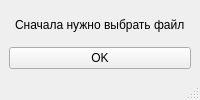
<?xml version="1.0" encoding="UTF-8"?>
<ui version="4.0">
 <class>ErrorWindow</class>
 <widget class="QMainWindow" name="ErrorWindow">
  <property name="windowTitle">
   <string>MainWindow</string>
  </property>
  <widget class="QWidget" name="centralwidget">
   <layout class="QVBoxLayout" name="verticalLayout">
    <item alignment="Qt::AlignHCenter">
     <widget class="QLabel" name="label">
      <property name="text">
       <string>Сначала нужно выбрать файл</string>
      </property>
     </widget>
    </item>
    <item>
     <widget class="QPushButton" name="error_btn">
      <property name="text">
       <string>OK</string>
      </property>
     </widget>
    </item>
   </layout>
  </widget>
  <widget class="QMenuBar" name="menubar">
   <property name="geometry">
    <rect>
     <x>0</x>
     <y>0</y>
     <width>202</width>
     <height>26</height>
    </rect>
   </property>
  </widget>
  <widget class="QStatusBar" name="statusbar"/>
 </widget>
 <resources/>
 <connections/>
</ui>
